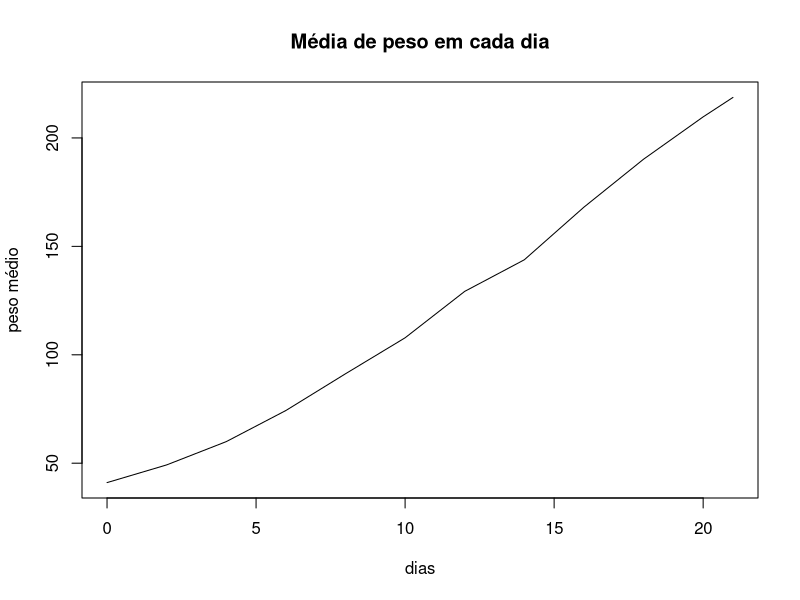
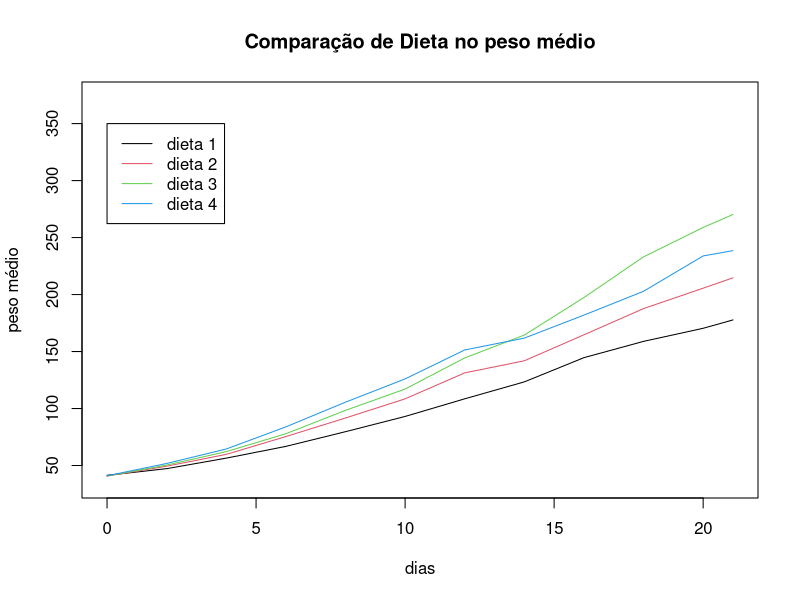
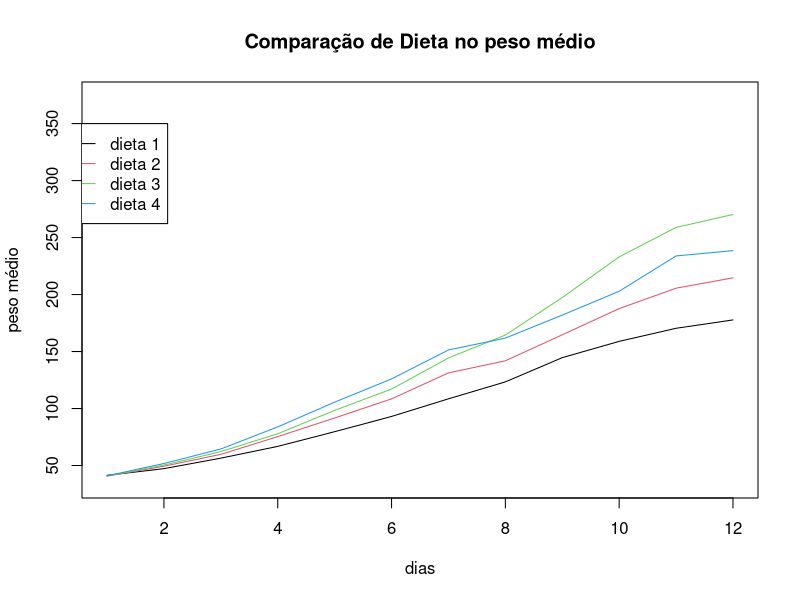
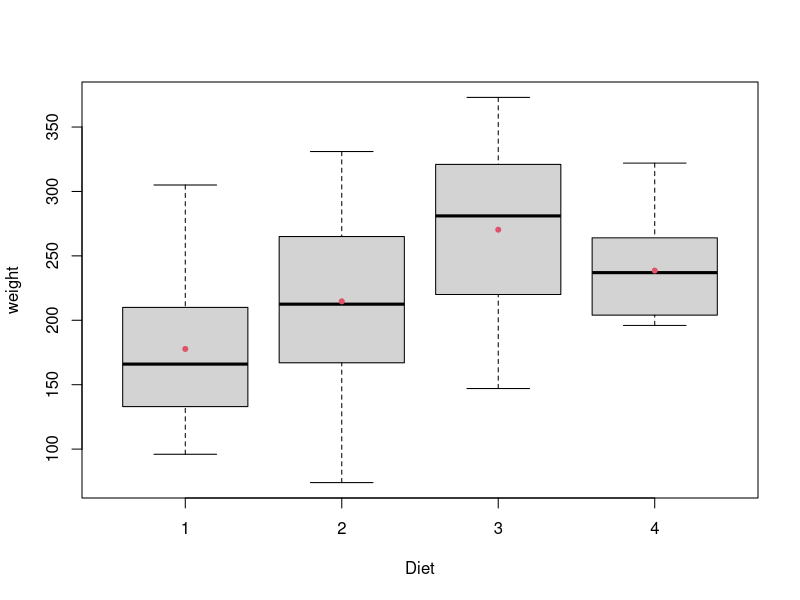

Write R code to recreate these figures, in order.
#######################################################
########                                     ##########
########  Curso de Big Data e Data Science   ##########
########        módulo de Estatística        ##########
########     Gabarito exercícios aula 1      ##########
########                                     ##########
#######################################################

# Suponha que você foi contratado para prestar consultoria a um produtor de frangos que deseja conhecer
# a melhor dieta para engordar os seus animais.
# Para ter uma ideia do problema, atualmente com melhora genética o abate costuma ocorrer entre 28 e 42 dias,
# quando o peso vivo do animal for de aproximadamente 1 kg. Utilizaremos uma base disponível no R
# que contém dados relativos a nutrição desses animais.


### 1 - Quantos frangos são monitorados?

# O primeiro passo é verificar os rótulos diferentes dados a cada animal;
unique(ChickWeight$Chick)
# uma maneira alternativa de fazer isso é utilizar a função with para não precisar
# utilizar o simbolo $ para acessar a variável
with(ChickWeight,unique(Chick))
# Em seguida contar esses rótulos
length(unique(ChickWeight$Chick))



### 2 - Quantos são monitorados em cada grupo de ração?

# Uma maneira intuitiva é construir um data.frame para cada tipo de dieta
# e contar quantos frangos tem em cada.
df1<-ChickWeight[ChickWeight$Diet==1,]
df2<-ChickWeight[ChickWeight$Diet==2,]
df3<-ChickWeight[ChickWeight$Diet==3,]
df4<-ChickWeight[ChickWeight$Diet==4,]
length(unique(df1$Chick))
length(unique(df2$Chick))
length(unique(df3$Chick))
length(unique(df4$Chick))

# Uma outra maneira, é utilizar a função tapply, apresentada no módulo de introdução ao R.
with(ChickWeight,tapply(Chick,Diet,function(x) length(unique(x))))



### 3 - Qual a média de peso em cada dia?
# Aqui utilizo a função tapply a
tapply(ChickWeight$weight,ChickWeight$Time,mean)
# Novamente posso utilizar a função with, para evitar escrever sempre o nome da base
with(ChickWeight,tapply(weight,Time,mean))
# Abaixo faço um gráfico para plotar essa informação.
df<-data.frame(media_dia = with(ChickWeight,tapply(weight,Time,mean)))   # primeiro transformo em data.frame para manipular melhor
plot(x = as.numeric(row.names(df)),           # variável no eixo x
     y = df$media_dia, type='l',              # variável no eixo y
     main = 'Média de peso em cada dia',      # Título do gráfico
     ylab='peso médio',                       # nome do eixo y
     xlab='dias')                             # nome do eixo x


### 4 - Qual a média de peso em cada dia, dado o tipo de ração

# Você pode utilizar os data.frames criados no exercício 2:
with(df1,tapply(weight,Time,mean))
with(df2,tapply(weight,Time,mean))
with(df3,tapply(weight,Time,mean))
with(df4,tapply(weight,Time,mean))

# Uma outra maneira é utilizar o sapply juntamente com o tapply
# vamos por partes:
# a - Com a função tapply você consegue calcular o vetor com a média em cada dia,
# porém deve especificar o tipo de dieta. Abaixo se Diet = 1
with(ChickWeight[ChickWeight$Diet==1,],tapply(weight,Time,mean))

# b - O próximo passo é definir o passo a como função que depende do tipo da dieta e,
# assim utilizar o sapply.
sapply(1:4,
       function(x) with(ChickWeight[ChickWeight$Diet==x,],tapply(weight,Time,mean)))

# c - Para generalizar eu utilizo uma função que encontra os tipos diferentes de dietas 
sapply(as.numeric(unique(ChickWeight$Diet)),
       function(x) with(ChickWeight[ChickWeight$Diet==x,],tapply(weight,Time,mean)))


### 5 -  Gráfico

# Utilizando os data.frame criados
media_dia1<-data.frame(with(df1,tapply(weight,Time,mean)))
media_dia2<-data.frame(with(df2,tapply(weight,Time,mean)))
media_dia3<-data.frame(with(df3,tapply(weight,Time,mean)))
media_dia4<-data.frame(with(df4,tapply(weight,Time,mean)))

plot(row.names(media_dia1),media_dia1[,1],type = 'l',
     ylim=range(ChickWeight$weight),
     main='Comparação de Dieta no peso médio',
     ylab='peso médio',
     xlab='dias')
lines(row.names(media_dia1),media_dia2[,1],col=2)
lines(row.names(media_dia1),media_dia3[,1],col=3)
lines(row.names(media_dia1),media_dia4[,1],col=4)
legend(0,350,
       legend = c('dieta 1','dieta 2','dieta 3','dieta 4'), # o que está escrito
       col=1:4, # cores da legenda
       lty=1)   # símbolo apropriado, no caso lty=1 representa linha


# Utilizando a função sapply e tapply
media_dia_diet<-sapply(as.numeric(unique(ChickWeight$Diet)),function(x) with(ChickWeight[ChickWeight$Diet==x,],tapply(weight,Time,mean)))
plot(media_dia_diet[,1],type='l',
     ylim=range(ChickWeight$weight),
     main='Comparação de Dieta no peso médio',
     ylab='peso médio',
     xlab='dias')
lines(media_dia_diet[,2],col=2)
lines(media_dia_diet[,3],col=3)
lines(media_dia_diet[,4],col=4)
legend(0,350,
       legend = c('dieta 1','dieta 2','dieta 3','dieta 4'), # o que está escrito
       col=1:4, # cores da legenda
       lty=1)   # símbolo apropriado, no caso lty=1 representa linha

### 6 - Qual a correlação existente entre os dias e a média de peso para cada dieta?
cor(media_dia1[,1],as.numeric(rownames(media_dia1)))
cor(media_dia2[,1],as.numeric(rownames(media_dia2)))
cor(media_dia3[,1],as.numeric(rownames(media_dia3)))
cor(media_dia4[,1],as.numeric(rownames(media_dia4)))

# ou utilizando sapply
sapply(1:4,function(x) cor(as.numeric(rownames(media_dia_diet)),media_dia_diet[,x]))

### 7 - Compare as medidas de centralidade e dispersão usando um boxplot para cada tipo de dieta no último dia.
df<-ChickWeight[ChickWeight$Time==21,]
box<-boxplot(weight ~ Diet,df)
# introduzindo as médias
points(at=box,
       as.numeric(cbind(media_dia1,media_dia2,media_dia3,media_dia4)[12,]),
       col=2,
       pch=20)


### 8 - Compare as medidas de centralidade e dispersão usando um boxplot para cada tipo de dieta no último dia.

# Essa análise descritiva traz evidências de que a dieta 3 é mais eficiente do que as demais.
# No entanto isso é verdade para o caso específico dos frangos utilizados na pesquisa
# Como podemos extrapolar a informação obtida no experimento em questão para toda a população de frangos?
# Isso é um trabalho para a inferência estatísica, mas antes precisamos introduzir alguns conceitos de probabilidade.



